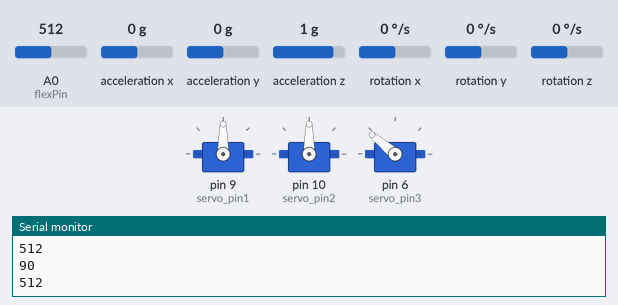
This sketch was run on a simulated Arduino Uno, built with avr-gcc and run on an emulated ATmega328P. On the bench: 3 × servo, the last lines printed to the serial monitor. The inputs (shaded band) are chosen by the test bench; at power-on: acceleration x 0 g, A0 (flexPin) = 512, acceleration y 0 g, acceleration z 1 g, rotation x 0 °/s, rotation y 0 °/s, rotation z 0 °/s.

Above: at 3.2 s.
3.3 s: acceleration x set to -1.4 g
At 4.1 s:
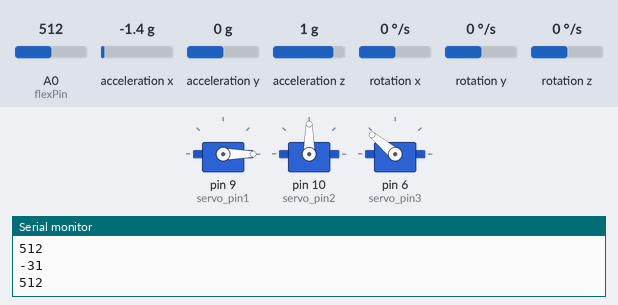
4.8 s: A0 (flexPin) set to 943
6.3 s: A0 (flexPin) set to 966
At 7.5 s:
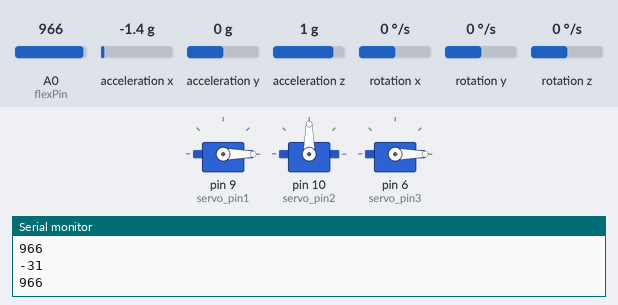
7.8 s: acceleration y set to -1.4 g
At 8.8 s:
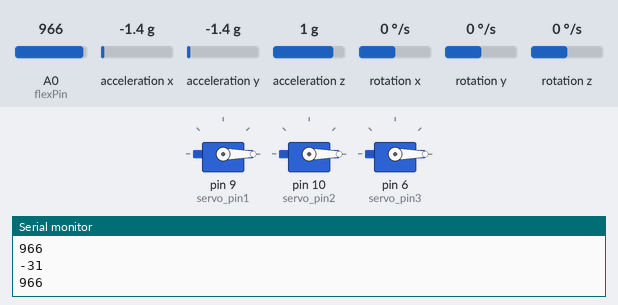
9.3 s: acceleration x set to -0.8 g
At 10.3 s:
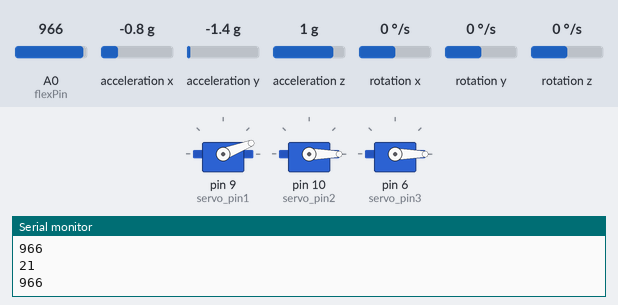
10.8 s: A0 (flexPin) set to 940
At 11.7 s:
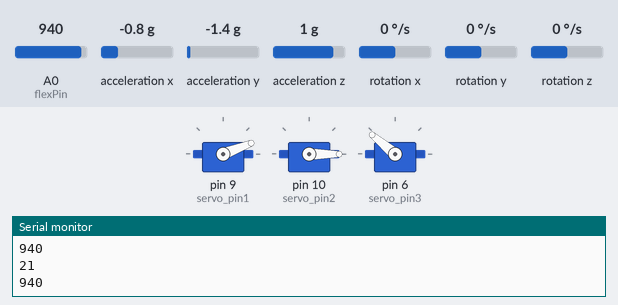
Timing chart, 0 to 13.3 s (numbered marks = the images above; inputs shaded):
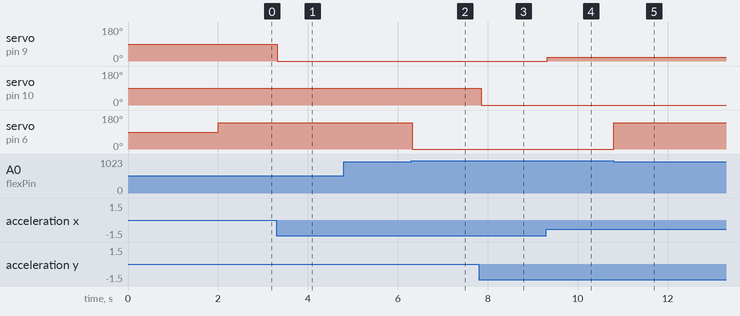

Measured:
- the behaviour switches between 949 and 950 on A0 (flexPin) (found by bisection; images 1 and 2)
- after the input at 3.3 s, servo on pin 9 (servo_pin1): 90° → 0° at once
- after the input at 6.3 s, servo on pin 6 (servo_pin3): 140° → 0° at once
- after the input at 7.8 s, servo on pin 10 (servo_pin2): 90° → 0° after 0.05 s
- after the input at 9.3 s, servo on pin 9 (servo_pin1): 0° → 21° at once
- after the input at 10.8 s, servo on pin 6 (servo_pin3): 0° → 140° at once

The sketch:

FINAL.ino
```cpp
#include <Wire.h>

#include <MPU6050.h>

#include <Servo.h>

Servo sgx,sgy,sgy1;

const int flexPin = A0;

int servo_pin1 = 9;

int servo_pin2 = 10;

int servo_pin3 = 6;

int value;

MPU6050 sensor ;

int16_t ax, ay, az ;

int16_t gx, gy, gz ;

void setup ( )

{

sgx.attach ( servo_pin1 );
sgy.attach ( servo_pin2 );
sgy1.attach ( servo_pin3 );

Wire.begin ( );

Serial.begin  (9600);

Serial.println  ( "Initializing the sensor" );

sensor.initialize ( );

Serial.println (sensor.testConnection ( ) ? "Successfully Connected" : "Connection failed");

delay (1000);

Serial.println ( "Taking Values from the sensor" );

delay (1000);

}


void loop ( )

{

sensor.getMotion6 (&ax, &ay, &az, &gx, &gy, &gz);

ax = map (ax, 17000, -17000, 180, 0) ;
ay = map (ay, -17000, 17000, 0, 180) ;

Serial.println (ax);

sgx.write (ax);
sgy.write (ay);
value = analogRead(flexPin);
  Serial.println(value);
if(value < 950){
      sgy1.write(140);}

       else{ sgy1.write(0);}

/*value = analogRead(flexPin);
  Serial.println(value);
  value = map(value, 750,950, 180, 0);
  sgy1.write(value);
  //analogWrite(servo_pin3, value);
//`sgy1.write(ay);*/
delay (50);

}
```
